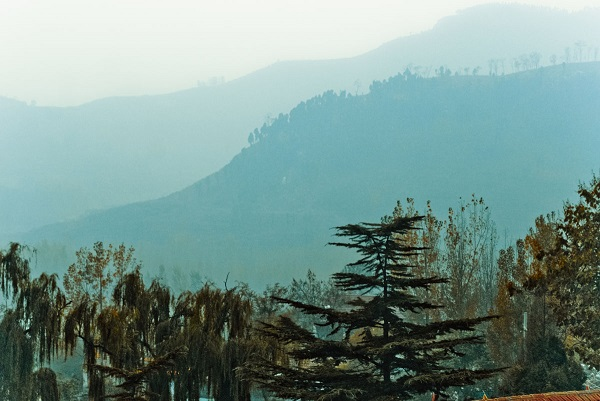
#> input picture picture/b.jpg, 600 x 401 px
$ python Two_classification.py
#> lines starting #> are read from the running program, lines starting #| are printed output that depends on the picture; after the words box and inside, x2 and y2 are one past the last pixel; in counts of white or black regions, pixels touching at a corner belong together; long printed decimals are rounded
from PIL import Image
from pylab import *
from skimage import filters
import numpy as np

def OTSU(im_gray):
    g_max = 0
    best_th = 0
    G = np.zeros(256)

    for threshold in range(0,256,1):
        logic0 = im_gray > threshold
        logic1 = im_gray <= threshold

        fore_pix = np.sum(logic0)
        back_pix = np.sum(logic1)
        if fore_pix == 0: #END
            break
        if back_pix == 0: #CONTINUE
            continue

        w0 = float(fore_pix) / im_gray.size
        w1 = float(back_pix) / im_gray.size

        u0 = float(np.sum(im_gray * logic0)) / fore_pix
        u1 = float(np.sum(im_gray * logic1)) / back_pix


        g = w0 * w1 * (u0 - u1) * (u0 - u1)

        G[threshold] = g
        if g_max < g:
            g_max = g
            best_th = threshold
            best_u0 = u0
            best_u1 = u1
    return best_th,best_u0,best_u1,G


im_gray = array(Image.open("picture/b.jpg").convert('L'))
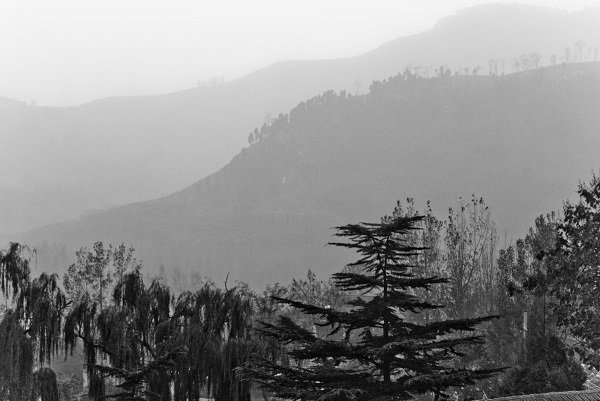
#> im_gray: shape (401, 600); min 0, max 249, mean 139

th,u0,u1,k = OTSU(im_gray)#原图
#> the loop in OTSU, `for threshold in range(0,256,1):` made 250 passes
#> (fore_pix, back_pix, w0, w1, u0, u1, g, g_max) on passes 1 to 12: (240594, 6, 1, 2.49e-05, 139, 0, 0.482, 0.482), (240540, 60, 1, 0.000249, 139, 0.9, 4.75, 4.75), (240481, 119, 1, 0.000495, 139, 1.45, 9.36, 9.36), (240393, 207, 0.999, 0.00086, 139.1, 2.11, 16.13, 16.13), (240258, 342, 0.999, 0.00142, 139.2, 2.85, 26.37, 26.37), (240109, 491, 0.998, 0.00204, 139.2, 3.51, 37.52, 37.52), (239883, 717, 0.997, 0.00298, 139.4, 4.29, 54.21, 54.21), (239609, 991, 0.996, 0.00412, 139.5, 5.04, 74.18, 74.18), (239270, 1330, 0.994, 0.00553, 139.7, 5.79, 98.58, 98.58), (238859, 1741, 0.993, 0.00724, 139.9, 6.55, 127.8, 127.8), (238371, 2229, 0.991, 0.00926, 140.2, 7.31, 162.1, 162.1), (237866, 2734, 0.989, 0.0114, 140.5, 7.99, 197.2, 197.2)
#> fore_pix on pass 71: 180678
#> pass 1, in OTSU, `logic0 = im_gray > threshold`:
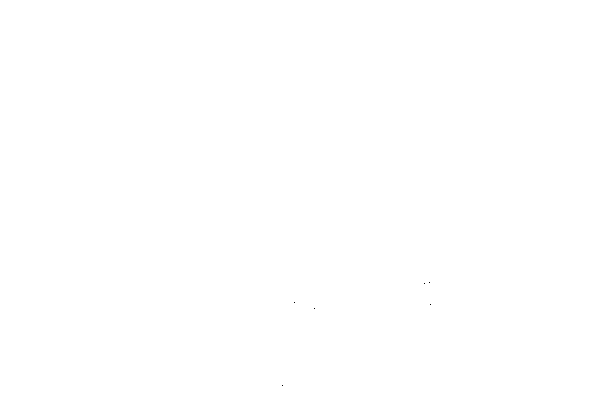
#> logic0: shape (401, 600) bool; 100% white; black in thin lines or dots, all inside (x1, y1, x2, y2) = (282, 282, 431, 386)
print(th)
#| 118
print(k[th])
#| 3900.091
im_bin1 = 255 * (im_gray >= th)
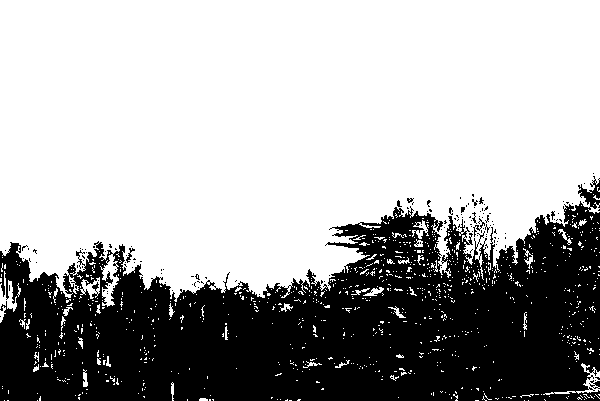
#> im_bin1: shape (401, 600) int64; 65.8% white; 144 black regions (137 under 20 px), largest, box (x1, y1, x2, y2) and area: (0, 176, 600, 401) 81514, (473, 218, 485, 237) 54, (589, 380, 600, 389) 50


edges = filters.gaussian(im_gray,sigma = 1)   #sigma参数
edges = edges * 255
th,u0,u1,G = OTSU(edges)#高斯滤波后图片
print(th)
#| 121
print(G[th])
#| 3765.467
im_bin2 = 255 * (edges >= th)
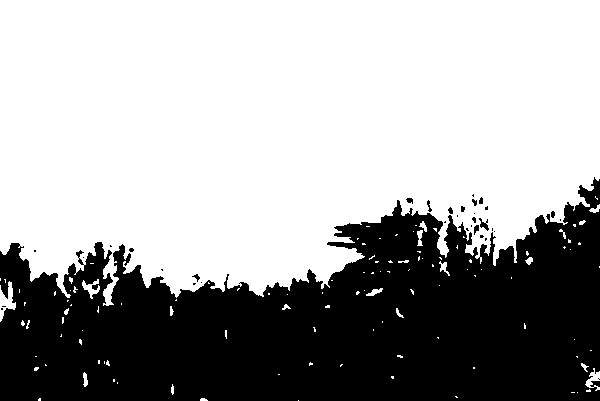
#> im_bin2: shape (401, 600) int64; 64% white; 34 black regions (23 under 20 px), largest, box (x1, y1, x2, y2) and area: (0, 177, 600, 401) 86141, (479, 218, 489, 231) 58, (474, 225, 479, 235) 33
x = np.arange(0,256,1);

figure('OTSU-2')

subplot(131)
gray()
imshow(im_bin1)
#axis('off')

subplot(132)
gray()
imshow(im_bin2)
#axis('off')

subplot(133)
gray()
imshow(edges)
#axis('off')

figure("Hist")
hist(edges.flatten(),256)
plot(x, G,'r')

show()
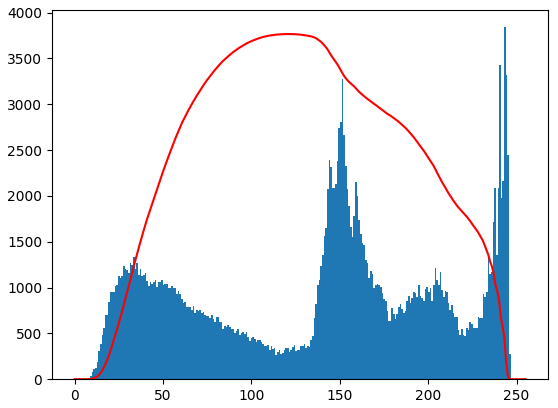
#> figure drawn by matplotlib, 1 panel; tallest bar 3840 high, from x = 243 to 243.9; curve peaks at x = 121, y = 3765.5

$ run again, with picture/a.jpg copied over picture/b.jpg
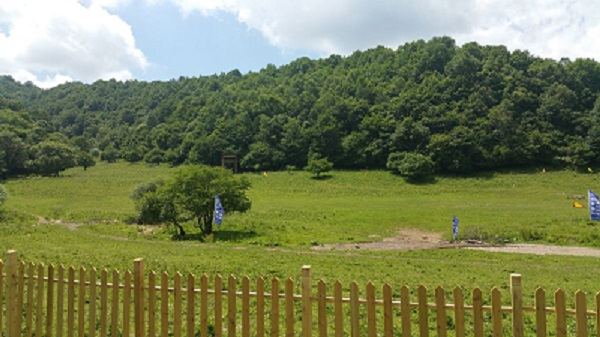
#> input picture picture/a.jpg, 600 x 337 px
#> the loop in OTSU, `for threshold in range(0,256,1):` made 256 passes
#> (fore_pix, back_pix, w0, w1, u0, u1, g, g_max) on passes 9 to 16: (202198, 2, 1, 9.89e-06, 120.7, 8, 0.126, 0.126), (202196, 4, 1, 1.98e-05, 120.7, 8.5, 0.249, 0.249), (202194, 6, 1, 2.97e-05, 120.7, 9, 0.37, 0.37), (202192, 8, 1, 3.96e-05, 120.7, 9.5, 0.489, 0.489), (202189, 11, 1, 5.44e-05, 120.7, 10.18, 0.664, 0.664), (202186, 14, 1, 6.92e-05, 120.7, 10.79, 0.836, 0.836), (202179, 21, 1, 0.000104, 120.7, 11.86, 1.23, 1.23), (202170, 30, 1, 0.000148, 120.7, 12.8, 1.73, 1.73)
#| 159
#| 2751.671
#> `im_bin1 = 255 * (im_gray >= th)`:
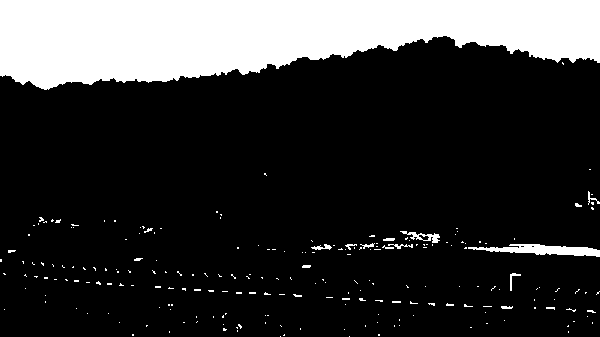
#> im_bin1: shape (337, 600) int64; 20.3% white; 220 white regions (204 under 20 px), largest, box (x1, y1, x2, y2) and area: (0, 0, 600, 90) 38569, (468, 244, 600, 257) 914, (400, 231, 440, 243) 180
#| 160
#| 2695.449
#> im_bin2: shape (337, 600) int64; 19.8% white; 55 white regions (47 under 20 px), largest, box (x1, y1, x2, y2) and area: (0, 0, 600, 90) 38588, (468, 244, 600, 257) 854, (427, 234, 439, 243) 74
#> `show()`:
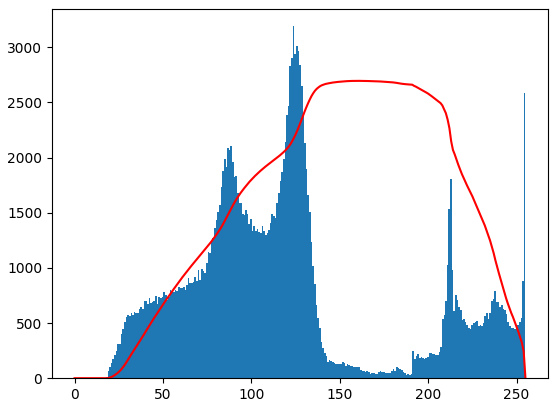
#> figure drawn by matplotlib, 1 panel; tallest bar 3191 high, from x = 123.4 to 124.3; curve peaks at x = 160, y = 2695.4
